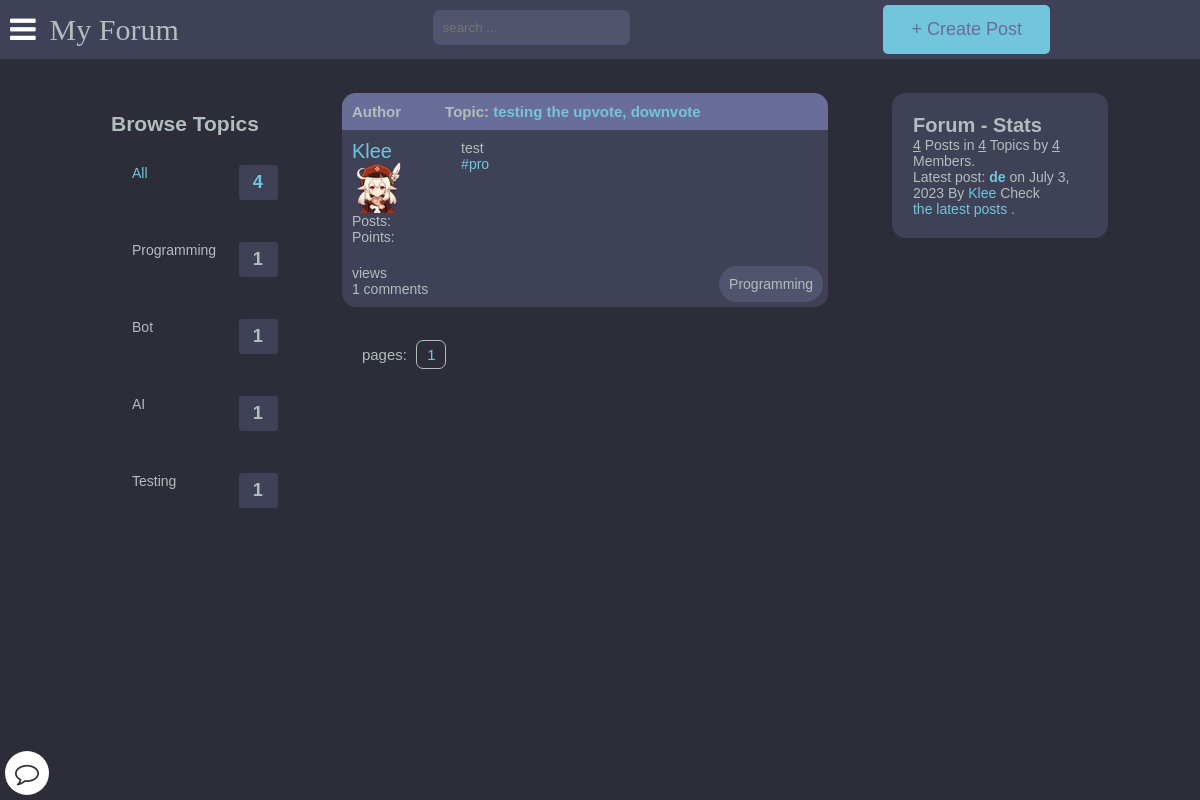
The page /?q=programming on the database as committed earlier.
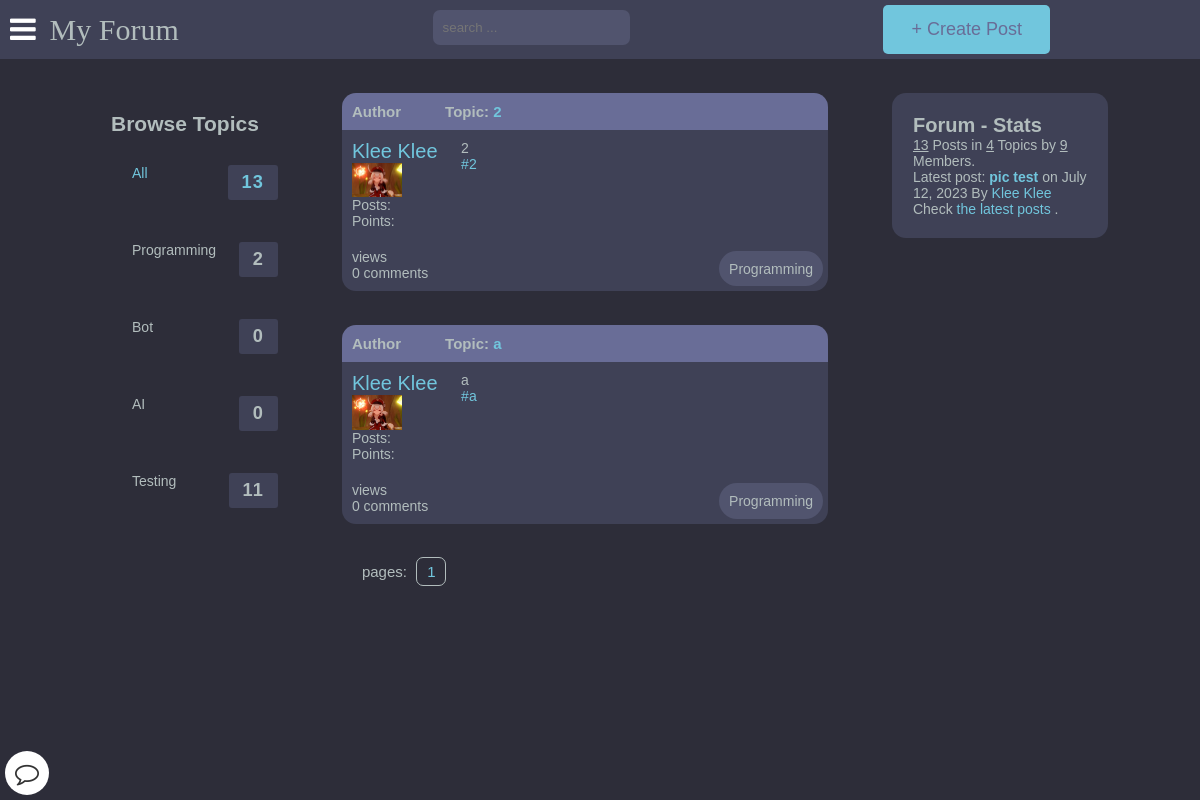
The same page on the database as committed later.
### main/models.py (models this page shows, shortened)
class Category(models.Model):
    title = models.CharField(max_length=50)
    slug = models.SlugField(max_length=400, unique=True, blank=True)
    description = models.TextField(default="description")
    class Meta:
        verbose_name_plural = "categories"
    @property
    def num_posts(self):
        return Post.objects.filter(categories=self).count()

class Post(models.Model):
    title = models.CharField(max_length=400)
    slug = models.SlugField(max_length=400, unique=True, blank=True)
    user = models.ForeignKey(Author, on_delete=models.CASCADE)
    content = HTMLField()
    categories = models.ManyToManyField(Category)
    date = models.DateTimeField(auto_now_add=True)
    approved = models.BooleanField(default=True)
    image = models.ImageField(upload_to='post_images', blank=True, null=True)
    hit_count_generic = GenericRelation(HitCount, object_id_field='object_pk',
        related_query_name='hit_count_generic_relation'
    )
    tags = TaggableManager()
    comments = models.ManyToManyField(Comment, blank=True)
    class Meta:
        ordering = ['-date']
    @property
    def num_comments(self):
        return self.comments.count()

class Author(models.Model):
    user = models.ForeignKey(User, on_delete=models.CASCADE)
    fullname = models.CharField(max_length=40, blank=True)
    slug = models.SlugField(max_length=400, unique=True, blank=True)
    bio = HTMLField(default='none')
    points = models.IntegerField(default=0)
    email = models.EmailField(unique=False,default="example@gmail.com", validators=[EmailValidator(message="Invalid email format")])
    profile_pic = ResizedImageField(size=[400, 400], quality=100, upload_to="authors", default="defaults/default_profile_pic.jpg", null=True, blank=False)

### register/checkprofile.py (the view)
    def decorated_view_func(request, *args, **kwargs):
        if not check_profile_completion(request.user):
            return redirect('update_profile')
        return view_func(request, *args, **kwargs)

### register/checkprofile.py (called while the page is built)
def profile_completion_required(view_func):
    def check_profile_completion(user):
        if not user.is_authenticated:
            return True
        try:
            author = Author.objects.get(user=user)
            return author.fullname and author.bio
        except Author.DoesNotExist:
            return False
    def decorated_view_func(request, *args, **kwargs):
        if not check_profile_completion(request.user):
            return redirect('update_profile')
        return view_func(request, *args, **kwargs)
    return decorated_view_func

### templates/forums.html (shortened to what the changed rows need)
{% extends 'base.html' %}
{% load hitcount_tags %}
{% block content %}
    <div class="container">
        <div class="desktop-category">
            {% include 'category.html' %}
        </div>
            <div id="collum2">
            {% for post in posts %}
            <div class="head">
                <div class="authors">Author</div>
                {% if user.is_authenticated %}
                <div class="content">Topic: <a href="{{post.get_url}}">{{post.title}}</a>
                {% else %}
                <div class="content">Topic: <a href="{% url 'signin' %}">{{post.title}}</a>
                {% endif %}
                </div>
            </div>
                <div class="body">
                    <div class="authors">
                        {% if user.is_authenticated %}
                        <div class="username"><a href="{% url 'other_profile' post.user.slug %}">{{post.user.fullname|title}}</a></div>
                        {% else %}
                        <div class="username"><a href="{% url 'signin' %}">{{post.user.fullname|title}}</a></div>
                        {% endif %}
                        <img src="{{post.user.profile_pic.url}}" alt="">
                        <div>Posts: <u>{{comment.user.num_posts}}</u></div>
                        <div>Points: <u>{{comment.user.points}}</u></div>
                    </div>
                    <div class="content">
                        {{post.content|safe}}
                        <div>
                        {% for tag in post.tags.all %}
                        {% if user.is_authenticated %}
                            <a href="{% url 'tagged_posts' tag.slug %}">#{{ tag.name }}</a>
                        {% else %}
                            <a href="{% url 'signin' %}">#{{ tag.name }}</a>
                        {% endif %}
                        {% endfor %}
                        </div>
                    </div>
                </div>
                <div class="bottom">
                    <span> {% get_hit_count for post %} views <br> {{post.num_comments}} comments</span>
                    <div class="info-bottom-right">
                        {% for category in post.categories.all %}
                            {{ category.title }}
                        {% endfor %}
                    </div>
                </div>
            {% endfor %}
            {% if posts %}
                <div class="pagination">
                    pages:
                    {% for num_page in posts.paginator.page_range %}
                        {% if num_page == posts.number %}
                            <a href="?page={{ num_page }}&q={{ q }}" class="current-page" style="color: #71c6dd;">{{ num_page }}</a>
                        {% endif %}
                    {% endfor %}
                </div>
            {% endif %}
        </div>
        <div class="forum-info">
            <div class="chart">
                Forum - Stats &nbsp;
            </div>
            <span><u>{{num_posts}}</u> Posts in <u>{{num_categories}}</u> Topics by <u>{{num_users}}</u> Members.</span><br>
            <span>Latest post:
            <b>
                {% if user.is_authenticated %}
                    {% if last_post.user.slug %}
                        <a href="{{last_post.get_url}}">{{last_post.title}}</a>
                    {% else %}
                        {{ last_post.title }}
                    {% endif %}
                {% else %}
                        <a href="{% url 'signin' %}">{{last_post.title}}</a>
                {% endif %}
            </b> on
            {{last_post.date|date}} By
            {% if last_post.user.slug and user.is_authenticated %}
                <a href="{% url 'other_profile' last_post.user.slug %}">{{last_post.user.fullname|title}}</a></span>.<br>
            {% else %}
                <a href="{% url 'signin' %}">{{ last_post.user.fullname|title }}</a>
            {% endif %}
            {% if user.is_authenticated %}
                <span>Check <a href="{% url 'latest_posts' %}">the latest posts</a> .</span><br>
            {% else %}
                <span>Check <a href="{% url 'signin' %}">the latest posts</a> .</span><br>
            {% endif %}
        </div>
    </div>
    {% endblock content %}

### templates/category.html
<div class="category">
    <div class="subforum-description subforum-column">
        <h2>Browse Topics</h2>
    </div>
    <ul class="topics" style="list-style-type: none;">
        <li>
            <a href="{% url 'home' %}" class="active"> All  <span>{{num_posts}}</span></a>
        </li>
        {% for forum in forums %}
        <li>
            <a href="{% url 'home' %}?q={{forum.title}}">{{forum.title}} <span>{{forum.num_posts}}</span></a>
        </li>
        {% endfor %}
    </ul>
</div>

Rows that differ between the two databases and show on the page:
removed Post: title "testing the upvote, downvote", user.fullname "Klee", user.profile_pic (picture), content "test", num_comments "1", Category (title "Programming")
no longer on this page (row unchanged): Tag: name "pro", shown under "testing the upvote, downvote"
removed Post: title "de", date "July 3, 2023", user.fullname "Klee"
computed for Category "Programming": num_posts "1" → "2"
computed for Category "Bot": num_posts "1" → "0"
computed for Category "AI": num_posts "1" → "0"
computed for Category "Testing": num_posts "1" → "11"
added Post: title "2", user.fullname "Klee Klee", user.profile_pic (picture), content "2", num_comments "0", Category (title "Programming")
added Tag: name "2"
added Post: title "a", user.fullname "Klee Klee", user.profile_pic (picture), content "a", num_comments "0", Category (title "Programming")
added Tag: name "a"
added Post: title "pic test", date "July 12, 2023", user.fullname "Klee Klee"
Other text that changed with them:
{{ num_posts }}: "4" → "13"
{{ num_users }}: "4" → "9"
